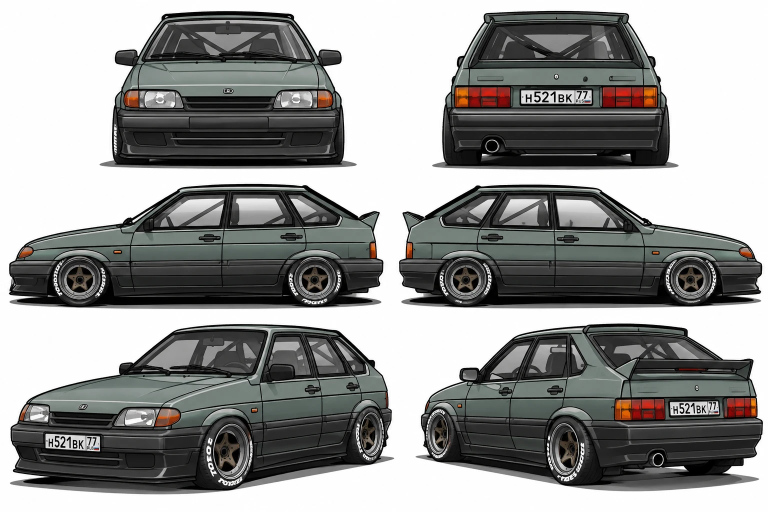
#> input picture reels/perekupy/kit/img/vaz2114t/source.webp, 1536 x 1024 px (shown at 1/2 size)
$ python cut.py
#> lines starting #> are read from the running program, lines starting #| are printed output that depends on the picture; after the words box and inside, x2 and y2 are one past the last pixel; in counts of white or black regions, pixels touching at a corner belong together
# python cut.py → vaz2114t_side.png (сбоку, мордой вправо) и vaz2114t_34.png (3/4 спереди): ВАЗ-2114 владельца (корч: каркас, растяжка, спойлер) без белого фона и без тени.
# Тень под машиной того же серого, что и кузов, — убираем её полосой: ниже начала тени оставляем только тёмные шины; затем
# белое, отрезанное от краёв (просвет между порогом и тенью), тоже фон; кайма по контуру — срезаем на 1 px.
import numpy as np
from PIL import Image
from scipy import ndimage
src = np.asarray(Image.open("source.webp").convert("RGB")).astype(int)


def cut(box, out, grey_shadow=False, band=True):
#> called with box = (795, 360, 1536, 625), out = 'vaz2114t_side.png', grey_shadow = False, band = True
    x0, y0, x1, y1 = box; a = src[y0:y1, x0:x1]
    v, sat = a.mean(2), a.max(2) - a.min(2)
#> sat: shape (265, 741) int64; 191 distinct labels, from 0 to 200
    white = a.min(2) > 225
#> white: shape (265, 741) bool; 28.9% white; 79 white regions (63 under 20 px), largest, box (x1, y1, x2, y2) and area: (0, 0, 741, 265) 54741, (318, 39, 400, 53) 699, (221, 39, 286, 50) 393
    grey = (sat < 10) & (v > 95) & (v < 140)
#> grey: shape (265, 741) bool; 7.1% white; 1301 white regions (1202 under 20 px), largest, box (x1, y1, x2, y2) and area: (145, 248, 567, 256) 2568, (8, 226, 110, 254) 599, (625, 236, 727, 251) 396
    gf = grey.mean(1)                                         # доля серого в строке
#> gf = 265 values, max 0.579 at index 250, min 0 at index 0, mean 0.0712
    rows = np.flatnonzero(gf > .25)
#> rows = [163, 174, 248, 249, 250, 251, 252, 253, 254, 255]
    ground = a.shape[0]
#> ground = 265
    if len(rows):                                             # тень — нижний сплошной блок «серых» строк: идём от него вверх
        ground = rows.max()
#> ground = 255
        while ground > 0 and gf[ground - 1] > .18:
            ground -= 1
#> this loop made 7 passes
#> ground on passes 1 to 7: 254, 253, 252, 251, 250, 249, 248
#> after the loop, ground = 248
    shadow = np.zeros_like(white)
    if band: shadow[ground:] = ~(v[ground:] < 80)       # ниже — только тёмное (шины); у светлых дисков X6 — выключено
#> shadow: shape (265, 741) bool; 5.9% white; 1 white region, box (x1, y1, x2, y2) and area: (0, 248, 741, 265) 11664
    bg = white | shadow
#> bg: shape (265, 741) bool; 30.7% white; 79 white regions (63 under 20 px), largest, box (x1, y1, x2, y2) and area: (0, 0, 741, 265) 58430, (318, 39, 400, 53) 699, (221, 39, 286, 50) 393
    if grey_shadow:                                           # косая тень (вид 3/4): бесцветная серая, кузов — бежевый; диски внутри шин не задеваем
        bg |= (sat < 9) & (v > 100) & (v < 175)
    lab, _ = ndimage.label(bg)
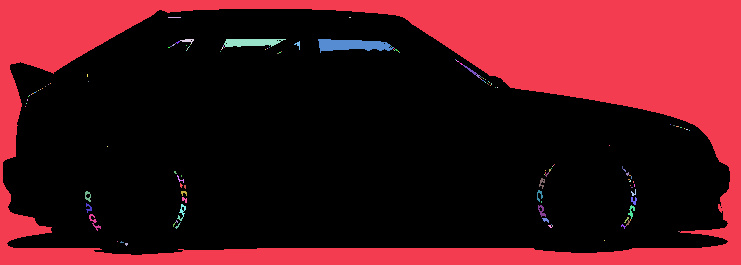
#> lab: shape (265, 741) int32; 145 distinct labels, from 0 to 144; one colour per label, 0 black
    edge = set(lab[0]) | set(lab[-1]) | set(lab[:, 0]) | set(lab[:, -1]); edge.discard(0)
#> after `edge = set(lab[0]) | set(lab[-1]) | set(lab[:, 0]) | set(lab[:, -1])`: edge = 1 item
    out_bg = np.isin(lab, list(edge))
#> out_bg: shape (265, 741) bool; 29.8% white; 1 white region, box (x1, y1, x2, y2) and area: (0, 0, 741, 265) 58428
    # белые «окна», отрезанные от краёв, но большие и снизу (просвет под порогом) — тоже фон
    lab2, n = ndimage.label(white & ~out_bg)
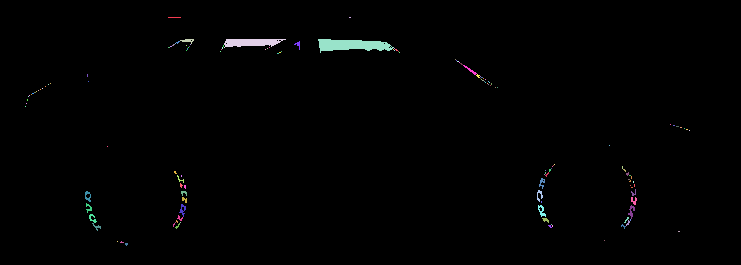
#> lab2: shape (265, 741) int32; 144 distinct labels, from 0 to 143; one colour per label, 0 black
#> n = 143
    for k in range(1, n + 1):
        m = lab2 == k; ys = np.nonzero(m)[0]
        if band and m.sum() > 400 and ys.max() >= ground - 8:          # только просветы у земли; номер и фары внутри кузова не трогаем
            out_bg |= m
#> this loop made 143 passes
#> ys on passes 1, 2, 6, 8, 9, 10, 11, 12, 13, 14, 15, 16: [17, 17, 17, 17, 17, 17, 17, 17, 17, 17, 17, 17, 17], [17, 17], [41, 41, 42, 42, 42, 43], [43], [44, 44, 45, 45], [44], [45], [45, 46], [46, 46], [46], [46], [47, 47]
#> m: shape (265, 741) bool; 0% white in thin lines or dots, all inside (x1, y1, x2, y2) = (125, 243, 128, 246)
    fg = ~out_bg
    fg = ndimage.binary_opening(fg, iterations=1)
#> fg: shape (265, 741) bool; 70.2% white; 1 black region, box (x1, y1, x2, y2) and area: (0, 0, 741, 265) 58461
    lab3, n3 = ndimage.label(fg); sizes = ndimage.sum(fg, lab3, range(1, n3 + 1)); fg = lab3 == (1 + int(np.argmax(sizes)))
#> after `lab3, n3 = ndimage.label(fg)`: n3 = 1
#> after `sizes = ndimage.sum(fg, lab3, range(1, n3 + 1))`: sizes = [137904]
    fg = ndimage.binary_erosion(fg, iterations=1)             # светлая кайма по контуру
#> fg: shape (265, 741) bool; 69.3% white; 1 black region, box (x1, y1, x2, y2) and area: (0, 0, 741, 265) 60320
    ys, xs = np.nonzero(fg); yy0, yy1, xx0, xx1 = ys.min(), ys.max() + 1, xs.min(), xs.max() + 1
#> after `yy0, yy1, xx0, xx1 = (ys.min(), ys.max() + 1, xs.min(), xs.max() + 1)`: yy0 = 10; yy1 = 254; xx0 = 4; xx1 = 729
    alpha = (ndimage.gaussian_filter(fg.astype(float), .6) * 255).clip(0, 255)
    Image.fromarray(np.dstack([a, alpha]).astype(np.uint8)[yy0:yy1, xx0:xx1]).save(out); print(out, xx1 - xx0, yy1 - yy0, "тень с", ground)
#| vaz2114t_side.png 725 244 тень с 248


cut((795, 360, 1536, 625), "vaz2114t_side.png")
cut((15, 640, 790, 965), "vaz2114t_34.png")
#> call 2 of cut, with box = (15, 640, 790, 965), out = 'vaz2114t_34.png', grey_shadow = False, band = True
#> in cut (call 2), `v, sat = a.mean(2), a.max(2) - a.min(2)`: sat: shape (325, 775) int64; 183 distinct labels, from 0 to 186
#> in cut (call 2), `white = a.min(2) > 225`: white: shape (325, 775) bool; 24.7% white; 185 white regions (159 under 20 px), largest, box (x1, y1, x2, y2) and area: (0, 0, 775, 325) 60023, (235, 196, 278, 209) 305, (46, 188, 73, 200) 186
#> in cut (call 2), `grey = (sat < 10) & (v > 95) & (v < 140)`: grey: shape (325, 775) bool; 6.7% white; 1618 white regions (1481 under 20 px), largest, box (x1, y1, x2, y2) and area: (482, 289, 717, 325) 2302, (9, 209, 328, 232) 679, (565, 60, 606, 110) 669
#> in cut (call 2), `gf = grey.mean(1)`: gf = 325 values, max 0.204 at index 109, min 0 at index 0, mean 0.0666
#> in cut (call 2), `rows = np.flatnonzero(gf > .25)`: rows = empty array
#> in cut (call 2), `if band: shadow[ground:] = ~(v[ground:] < 80)`: shadow: shape (325, 775) bool; every value is 0
#> in cut (call 2), `lab, _ = ndimage.label(bg)`:
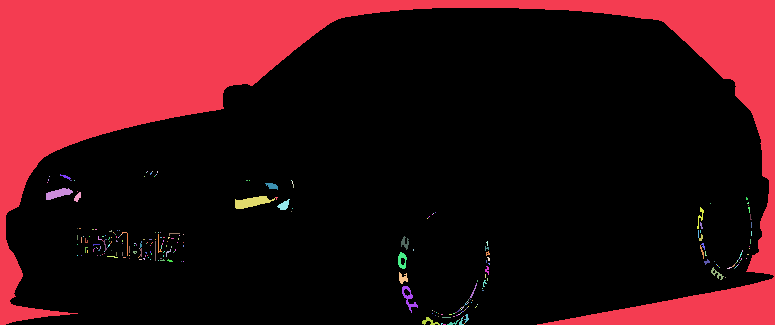
#> lab: shape (325, 775) int32; 278 distinct labels, from 0 to 277; one colour per label, 0 black
#> in cut (call 2), `edge = set(lab[0]) | set(lab[-1]) | set(lab[:, 0]) | set(lab[:, -1])`: edge = 7 items
#> in cut (call 2), `out_bg = np.isin(lab, list(edge))`: out_bg: shape (325, 775) bool; 23.9% white; 5 white regions (2 under 20 px), largest, box (x1, y1, x2, y2) and area: (0, 0, 775, 325) 60023, (422, 317, 440, 325) 59, (447, 320, 459, 325) 23
#> in cut (call 2), `lab2, n = ndimage.label(white & ~out_bg)`:
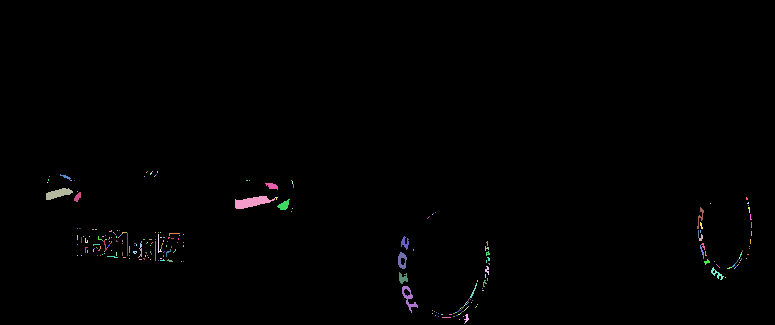
#> lab2: shape (325, 775) int32; 272 distinct labels, from 0 to 271; one colour per label, 0 black
#> in cut (call 2), `lab2, n = ndimage.label(white & ~out_bg)`: n = 271
#> the loop in cut (call 2), `for k in range(1, n + 1):` made 271 passes
#> ys on passes 1 to 3: [171], [171], [171, 172]
#> after the loop in cut (call 2), `for k in range(1, n + 1):`: m: shape (325, 775) bool; 0% white in thin lines or dots, all inside (x1, y1, x2, y2) = (464, 323, 465, 324)
#> in cut (call 2), `fg = ndimage.binary_opening(fg, iterations=1)`: fg: shape (325, 775) bool; 76.1% white; 3 black regions, box (x1, y1, x2, y2) and area: (0, 0, 775, 325) 60032, (421, 317, 446, 325) 77, (447, 317, 464, 325) 56
#> in cut (call 2), `lab3, n3 = ndimage.label(fg)`:
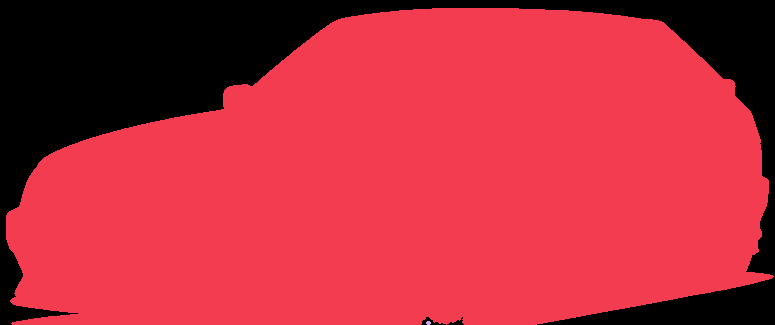
#> lab3: shape (325, 775) int32; 3 distinct labels, from 0 to 2; one colour per label, 0 black
#> in cut (call 2), `lab3, n3 = ndimage.label(fg)`: n3 = 2
#> in cut (call 2), `sizes = ndimage.sum(fg, lab3, range(1, n3 + 1))`: sizes = [191694, 16]
#> in cut (call 2), `fg = lab3 == 1 + int(np.argmax(sizes))`: fg: shape (325, 775) bool; 76.1% white; 3 black regions, box (x1, y1, x2, y2) and area: (0, 0, 775, 325) 60032, (421, 317, 446, 325) 93, (447, 317, 464, 325) 56
#> in cut (call 2), `fg = ndimage.binary_erosion(fg, iterations=1)`:
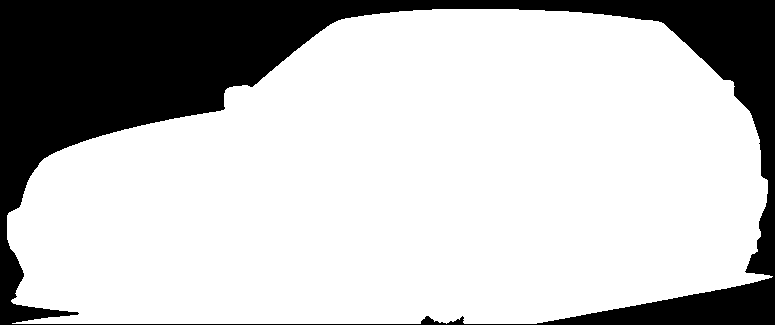
#> fg: shape (325, 775) bool; 75.3% white; 1 black region, box (x1, y1, x2, y2) and area: (0, 0, 775, 325) 62170
#> in cut (call 2), `yy0, yy1, xx0, xx1 = (ys.min(), ys.max() + 1, xs.min(), xs.max() + 1)`: yy0 = 9; yy1 = 324; xx0 = 7; xx1 = 773
#> in cut (call 2), `Image.fromarray(np.dstack([a, alpha]).astype(np.uint8)[yy0:yy1, xx0:xx`:
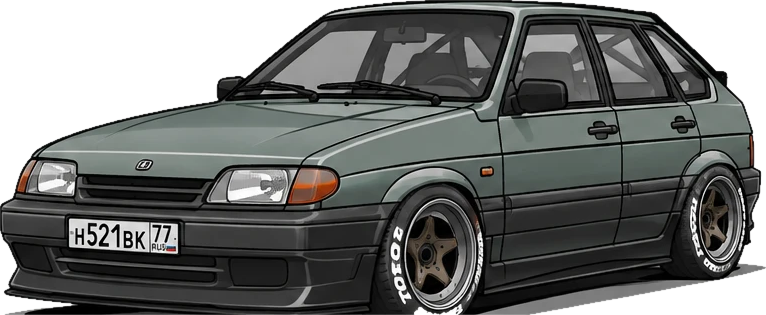
#> saved as vaz2114t_34.png: PIL image 766x315 RGBA; mean R, G, B, A 113.8, 115.5, 114, 200.4; transparent parts drawn white
#| vaz2114t_34.png 766 315 тень с 325
